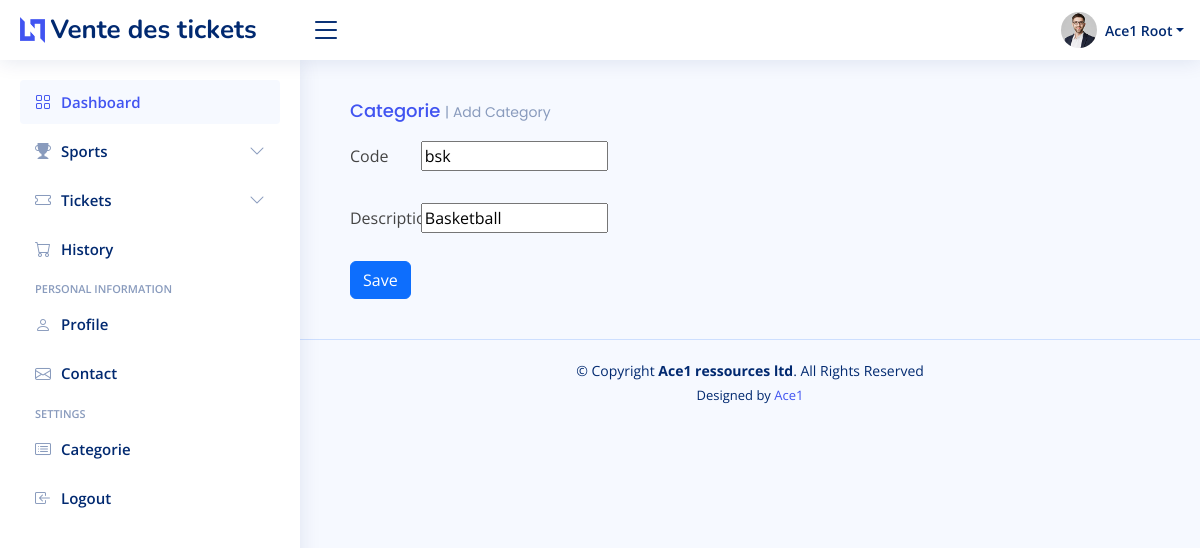
Before: /category/update/1 with the older database file.
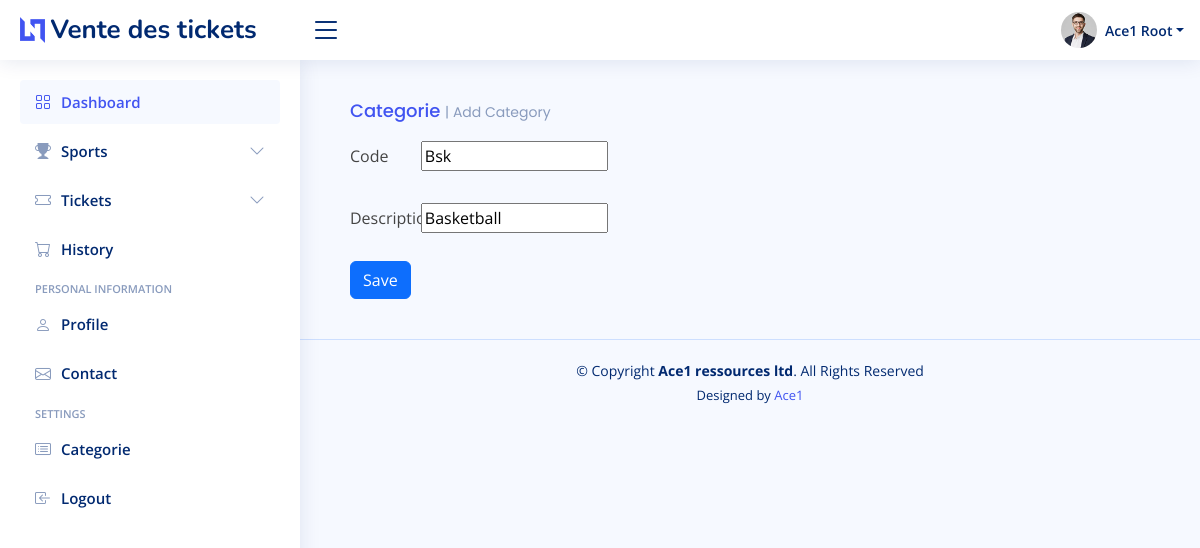
After: the same page with the newer database file.
### app/models/category.py (models this page shows, shortened)
class Category(models.Model):
    code = models.CharField(max_length=50, null=True)
    description = models.CharField(null=False, max_length=50,unique=True)

### app/views/category.py (the view)
# urls.py: path('category/update/<str:pk>',category.update_index,name='update_category'),
def update_index(request,pk):
  category =Category.objects.get(id=pk)
  form=CategoryForm(instance=category)
  if request.method == 'POST':
    form=CategoryForm(request.POST,instance=category)
    if form.is_valid():
      form.save()
      return redirect('/category/')
  context={'form':form}
  return render(request,'app/category/add_category.html',context)

### app/forms/categoryForm.py
class CategoryForm(ModelForm):
    class Meta():
        model= Category
        fields='__all__'

### app/templates/app/category/add_category.html (shortened to what this page needs)
{%extends 'app/layouts/default.html'%}
{%block content%}
<main id="main" class="main">
    <div class="section dashboard">
      <div class="col-12">
        <div class="card-body">
          <h5 class="card-title"> <a href="{% url 'category_index' %}">Categorie</a> <span>| Add Category</span></h5>
          <form action="" method="POST">
            <div class="form-group" >
              <label class="col-sm-1 col-form-label">Code</label>
              {{form.code}}
            </div>
            <div class="form-group" >
              <label class="col-sm-1 col-form-label">Description</label>
              {{form.description}}
            </div>
            <Button  class="btn btn-primary" type="Submit">Save</Button>
          </form>
      </div>
    </div>
</main>
{%endblock%}

Changed rows visible on the page:
changed Category "Basketball": code "bsk" → "Bsk"
